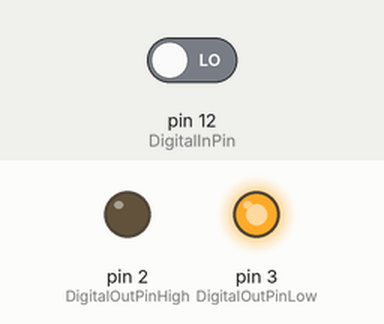
This sketch was run on a simulated Arduino Uno, built with avr-gcc and run on an emulated ATmega328P. On the bench: output pins drawn as LEDs (lit = HIGH). Inputs (shaded band) come from the test bench; at power-on: pin 12 (DigitalInPin) LOW.

Above: at 1.2 s.
1.3 s: pin 12 (DigitalInPin) driven HIGH
At 1.8 s:
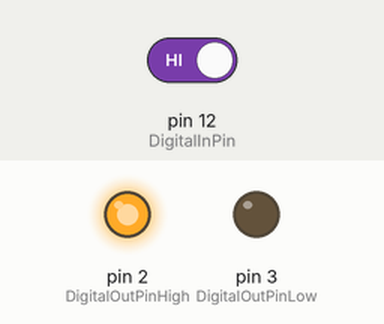
2.8 s: pin 12 (DigitalInPin) driven LOW
At 4.1 s:
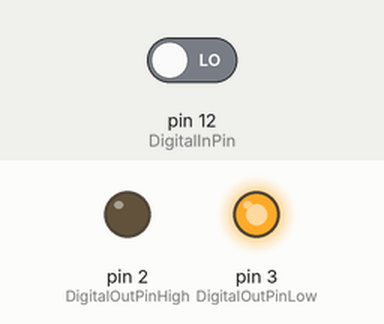
Timing chart, 0 to 5.8 s (numbered marks = the images above; inputs shaded):
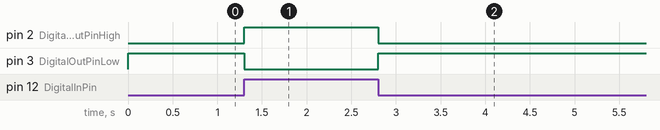

Measured:
- after the input at 1.3 s, pin 2 (DigitalOutPinHigh): LOW → HIGH at once; pin 3 (DigitalOutPinLow): HIGH → LOW at once
- after the input at 2.8 s, pin 2 (DigitalOutPinHigh): HIGH → LOW at once; pin 3 (DigitalOutPinLow): LOW → HIGH at once

The sketch:

Exercise7.ino
```cpp
const int DigitalInPin       = 12;
const int DigitalOutPinHigh   = 2;
const int DigitalOutPinLow     = 3;

void setup()
{
  pinMode(DigitalInPin, INPUT);
  pinMode(DigitalOutPinHigh, OUTPUT);
  pinMode(DigitalOutPinLow, OUTPUT);
}

void loop()
{
  //read the pushbutton value into a variable
  int sensorVal = digitalRead(DigitalInPin);

  if (sensorVal == HIGH)
  {
    digitalWrite(DigitalOutPinHigh, HIGH);
    digitalWrite(DigitalOutPinLow, LOW);
  }
  else
  {
    digitalWrite(DigitalOutPinHigh, LOW);
    digitalWrite(DigitalOutPinLow, HIGH);
  }
}
```
